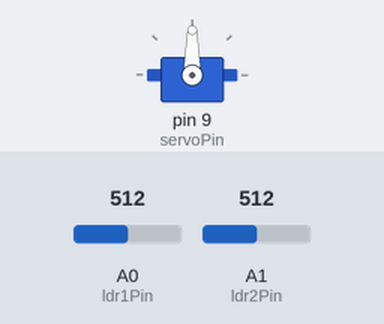
Bench run of a sketch on a simulated Arduino Uno, built with avr-gcc and run on an emulated ATmega328P. On the bench: servo. The inputs (shaded band) are chosen by the test bench; at power-on: A0 (ldr1Pin) = 512, A1 (ldr2Pin) = 512.

Above: at 1.2 s.
1.3 s: A0 (ldr1Pin) set to 601
2.8 s: A0 (ldr1Pin) set to 630
At 3.96 s:
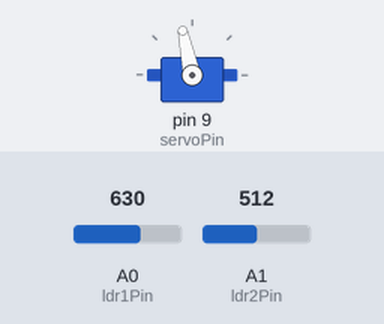
5.8 s: A0 (ldr1Pin) set to 511
At 5.8 s:
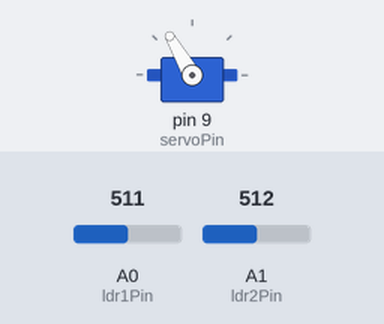
7.3 s: A1 (ldr2Pin) set to 429
8.8 s: A1 (ldr2Pin) set to 403
At 10.78 s:
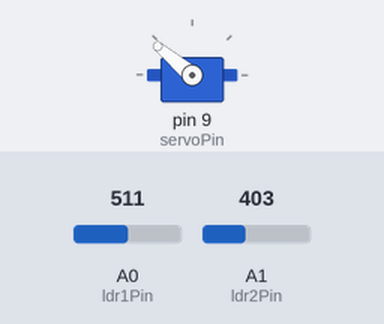
11.8 s: A1 (ldr2Pin) set to 511
Timing chart, 0 to 14.3 s (numbered marks = the images above; inputs shaded):
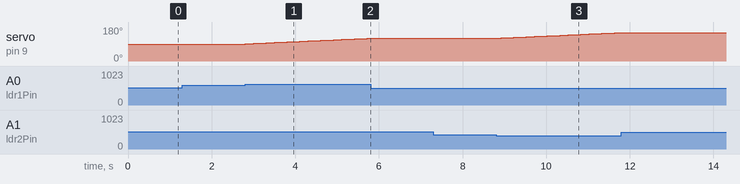

The sketch:

servo.ino
```cpp
#include <Servo.h>  // Include the Servo library

int ldr1Pin = A0;  // LDR 1 connected to analog pin A0
int ldr2Pin = A1;  // LDR 2 connected to analog pin A1
int servoPin = 9;  // Servo connected to digital pin 9
int sensorValue1 = 0;
int sensorValue2 = 0;
int servoGrad = 90;  // Start at the middle position (90 degrees)
int tolerance = 100; // Tolerance to avoid small fluctuations

Servo myservo;

void setup() {
  pinMode(ldr1Pin, INPUT);  // Set LDR 1 pin as input
  pinMode(ldr2Pin, INPUT);  // Set LDR 2 pin as input
  myservo.attach(servoPin); // Attach the servo
  myservo.write(servoGrad); // Start with the servo in the middle
}

void loop() {
  sensorValue1 = analogRead(ldr1Pin);  // Read value from LDR 1
  sensorValue2 = analogRead(ldr2Pin);  // Read value from LDR 2

  // If LDR 1 detects more light (rotate right)
  if (sensorValue1 > sensorValue2 + tolerance) {
    if (servoGrad < 180) {
      servoGrad++;  // Increase the angle to rotate right
    }
  }

  // If LDR 2 detects more light (rotate left)
  if (sensorValue2 > sensorValue1 + tolerance) {
    if (servoGrad > 0) {
      servoGrad--;  // Decrease the angle to rotate left
    }
  }

  myservo.write(servoGrad);  // Move the servo to the new position

  delay(100);  // Short delay to stabilize the sensor readings
}
```

Measured:
- the behaviour switches between 612 and 613 on A0 (ldr1Pin) (found by bisection; images 0 and 1)
- the behaviour switches between 411 and 410 on A1 (ldr2Pin) (found by bisection; images 2 and 3)
- after the input at 1.3 s, every drawn part: stays the same
- after the input at 2.8 s, servo on pin 9 (servoPin): moves from 90° to 120° over 2.9 s, starting at once
- after the input at 5.8 s, servo on pin 9 (servoPin): stays 120° (without the input it goes to 121° after 0.02 s)
- after the input at 7.3 s, every drawn part: stays the same
- after the input at 8.8 s, servo on pin 9 (servoPin): moves from 120° to 150° over 2.9 s, starting at once
- after the input at 11.8 s, servo on pin 9 (servoPin): stays 150° (without the input it goes to 151° after 0.04 s)
